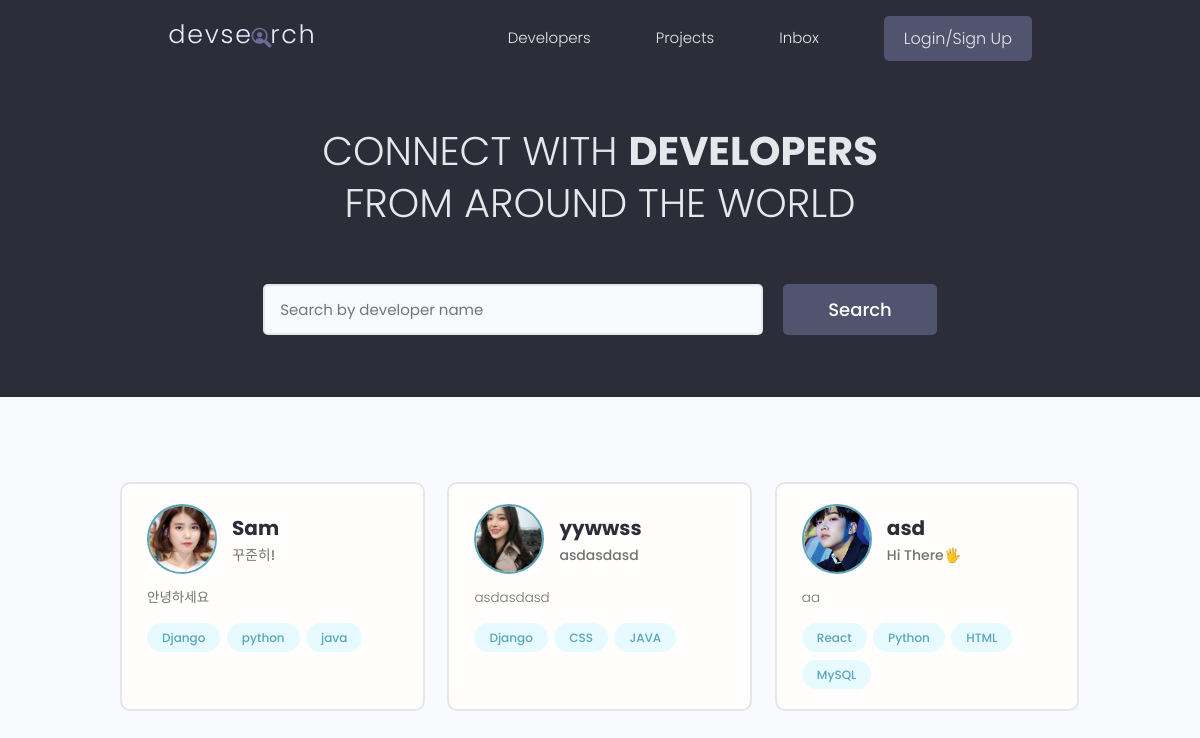
Before: / with the older database file.
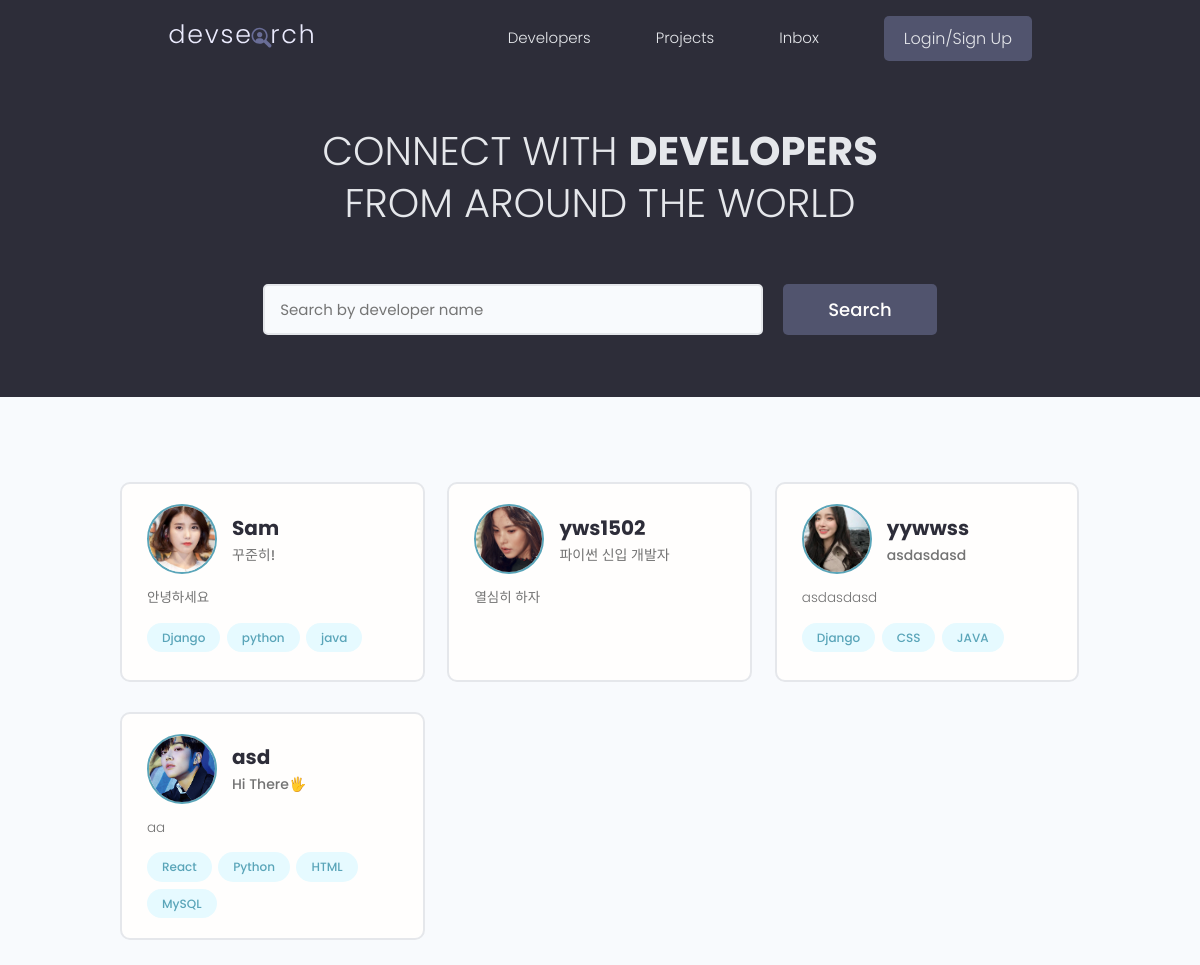
After: the same page with the newer database file.
### users/models.py (models this page shows, shortened)
class Profile(models.Model):
    user = models.OneToOneField(User, on_delete=models.CASCADE, null=True, blank=True)
    name = models.CharField(max_length=200, null=True, blank=True)
    email = models.EmailField(max_length=500, null=True, blank=True)
    username = models.CharField(max_length=200, null=True, blank=True)
    location = models.CharField(max_length=200, null=True, blank=True)
    short_intro = models.CharField(max_length=200, null=True, blank=True)
    bio = models.TextField(null=True, blank=True)
    profile_image = models.ImageField(
        null=True, blank=True, upload_to='profiles/', default='profiles/user-default.png')
    social_github = models.CharField(max_length=200, null=True, blank=True)
    social_twitter = models.CharField(max_length=200, null=True, blank=True)
    social_linkein = models.CharField(max_length=200, null=True, blank=True)
    social_youtube = models.CharField(max_length=200, null=True, blank=True)
    social_website = models.CharField(max_length=200, null=True, blank=True)
    created = models.DateTimeField(auto_now_add=True)
    id = models.UUIDField(default=uuid4, unique=True, primary_key=True, editable=False)

class Skill(models.Model):
    owner = models.ForeignKey(Profile, on_delete=models.CASCADE, null=True, blank=True)
    name = models.CharField(max_length=200, null=True, blank=True)
    description = models.TextField(null=True, blank=True)
    created = models.DateTimeField(auto_now_add=True)
    id = models.UUIDField(default=uuid4, unique=True, primary_key=True, editable=False)
    def __str__(self):
        return str(self.name)

### users/views.py (the view)
# urls.py: path('', profiles, name='profiles'),
def profiles(request):
    profiles, search_query = search_profile(request)
    custom_range, profiles = paginator_profile(request, profiles, 4)
    context = {
        'profiles':profiles,
        'search_query':search_query,
        'custom_range':custom_range,
    }
    return render(request, 'users/profiles.html', context)

### users/utils.py (called while the page is built)
def paginator_profile(request, profiles, results):
    page = request.GET.get('page')
    paginator = Paginator(profiles, results)
    try:
        profiles = paginator.page(page)
    except PageNotAnInteger:
        page = 1
        profiles = paginator.page(page)
    except EmptyPage:
        page = paginator.num_pages
        profiles = paginator.page(page)
    left_idx = (int(page) - 4)
    if left_idx < 1:
        left_idx = 1
    right_idx = (int(page) + 5)
    if right_idx > paginator.num_pages + 1:
        right_idx = paginator.num_pages + 1
    custom_range = range(left_idx, right_idx)
    return custom_range, profiles

def search_profile(request):
    search_query = ''
    if request.GET.get('search_query'):
        search_query = request.GET.get('search_query')
    skills = Skill.objects.filter(name__icontains=search_query)
    profiles = Profile.objects.distinct().filter(
        Q(name__icontains=search_query) |
        Q(short_intro__icontains=search_query) |
        Q(skill__in=skills)
    )
    return profiles, search_query

### users/templates/users/profiles.html (shortened to what this page needs)
{% extends 'main.html' %}
{% block content %}
<main class="home">
    <section class="hero-section text-center">
        <div class="container container--narrow">
            <div class="hero-section__box">
                <h2>CONNECT WITH <span>DEVELOPERS</span></h2>
                <h2>FROM AROUND THE WORLD</h2>
            </div>
            <div class="hero-section__search">
                <form id="searchForm" class="form" action="{% url 'profiles' %}" method="get">
                    <div class="form__field">
                        <input class="input input--text" id="formInput#search" type="text" name="search_query"
                            value='{{search_query}}'  placeholder="Search by developer name" />
                    </div>
                    <input class="btn btn--sub btn--lg" type="submit" value="Search" />
                </form>
            </div>
        </div>
    </section>
    <section class="devlist">
        <div class="container">
            <div class="grid grid--three">
                {% for profile in profiles %}
                <div class="column card">
                    <div class="dev">
                        <a href="{% url 'user-profile' pk=profile.id %}" class="card__body">
                            <div class="dev__profile">
                                <img class="avatar avatar--md" src="{{profile.profile_image.url}}" alt="image" />
                                <div class="dev__meta">
                                    <h3>{{profile.name}}</h3>
                                    <h5>{{profile.short_intro|slice:"60"}}</h5>
                                </div>
                            </div>
                            <p class="dev__info">{{profile.bio|slice:"150"}}</p>
                            <div class="dev__skills">
                                {% for skill in profile.skill_set.all|slice:"5" %}
                                <span class="tag tag--pill tag--main">
                                    <small>{{skill}}</small>
                                </span>
                                {% endfor %}
                            </div>
                        </a>
                    </div>
                </div>
                {% endfor %}
            </div>
        </div>
    </section>
</main>
{% endblock %}

Changed rows visible on the page:
added Profile: profile_image (picture), name "yws1502", short_intro "파이썬 신입 개발자", bio "열심히 하자"
